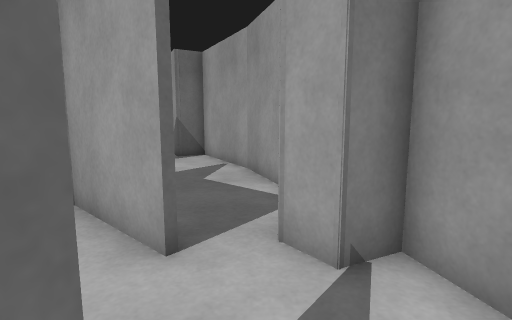
view 1 (above)

24 first-person views from a walk through a Gazebo world. The camera is 0.94 m above the floor, tilts 8° down and sees 80° across. The floor is counted in squares, 0.5 m on a side. Each view is taken from the middle of a square. On the plan, view 1 faces up. The plan holds only what a view shows up to about 16 squares ahead; the rest is blank. The place goes on beyond the plan. Robots are left out.

view 2
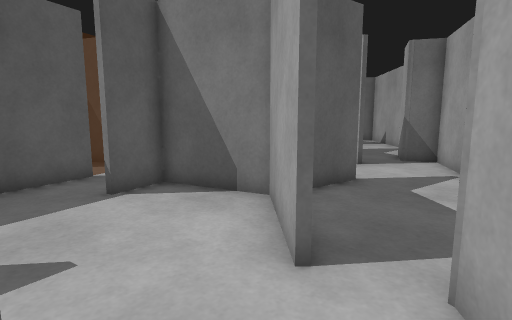

view 3
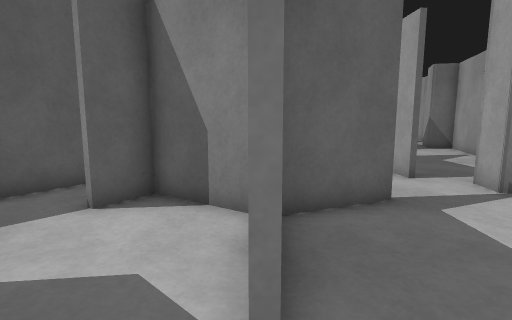

view 4
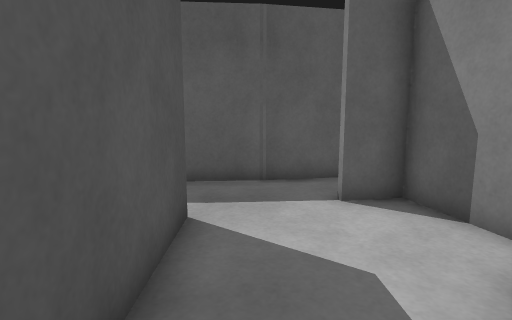

view 5
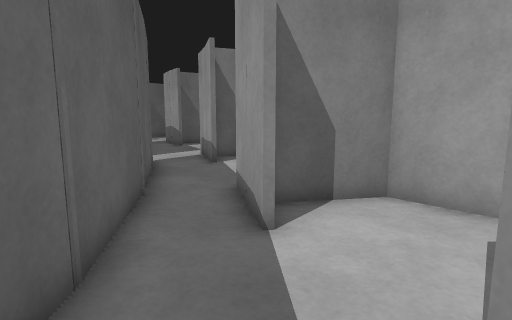

view 6
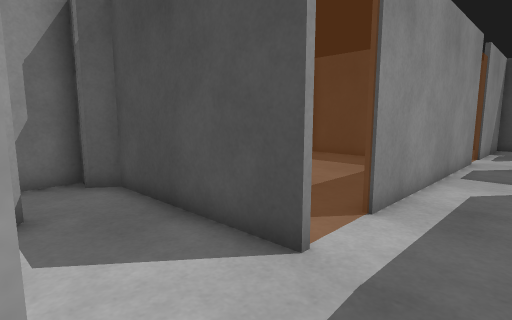

view 7
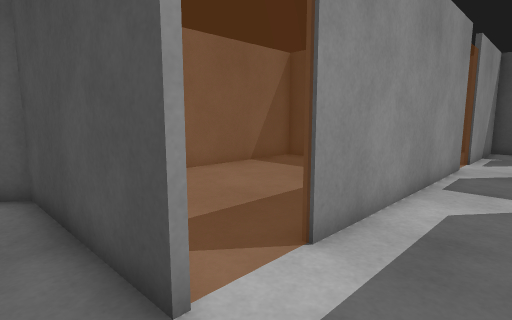

view 8
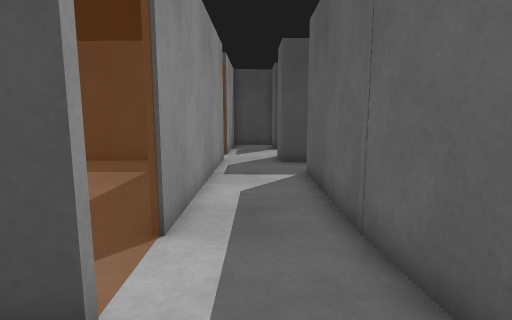

view 9
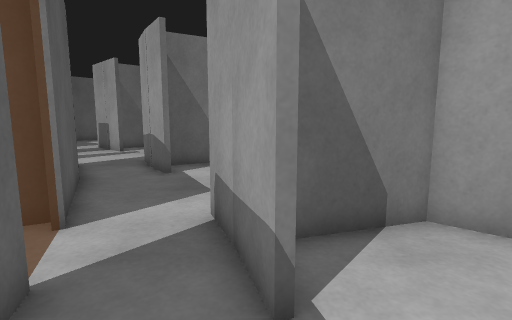

view 10
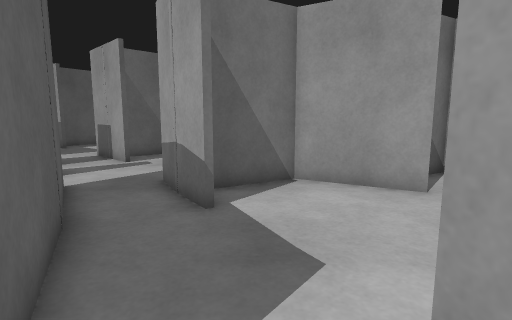

view 11
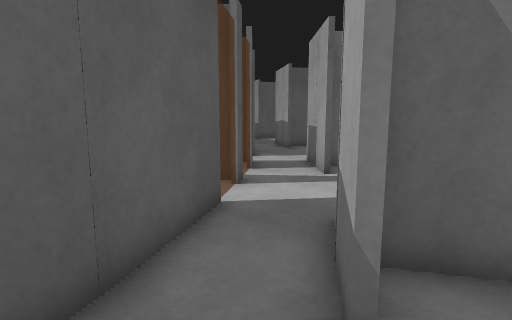

view 12
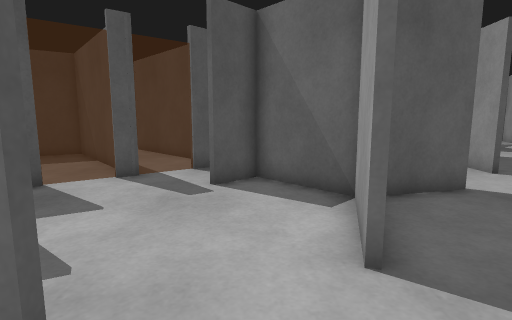

view 13
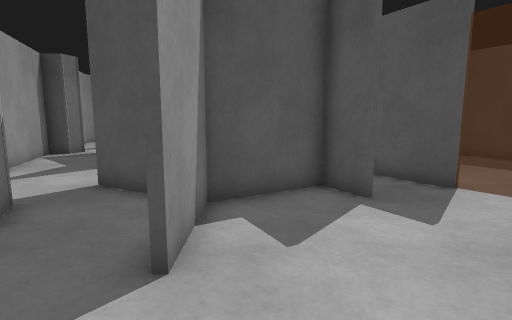

view 14
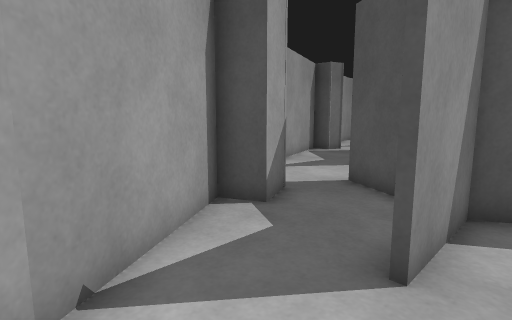

view 15
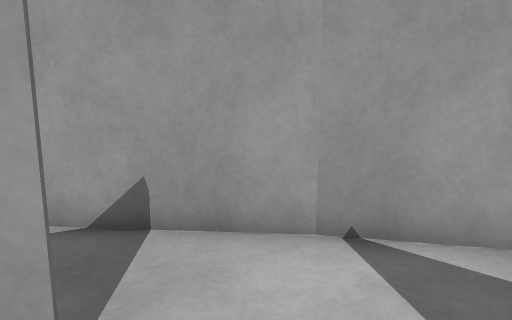

view 16
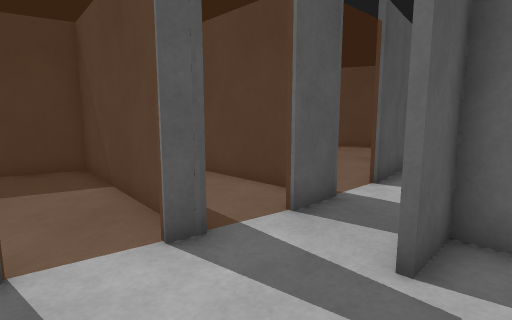

view 17
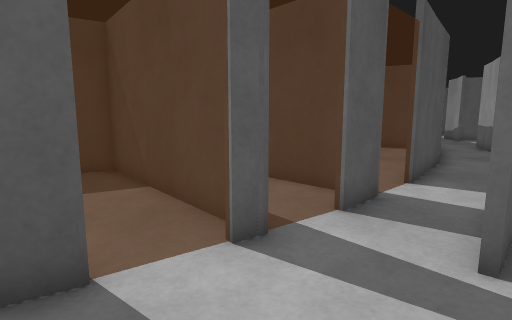

view 18
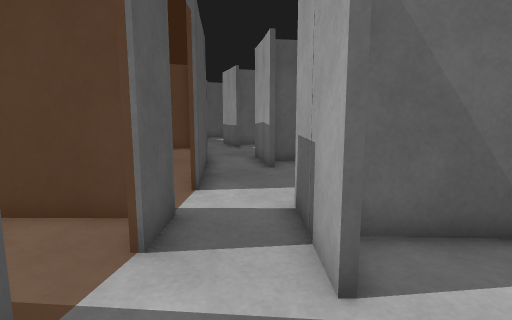

view 19
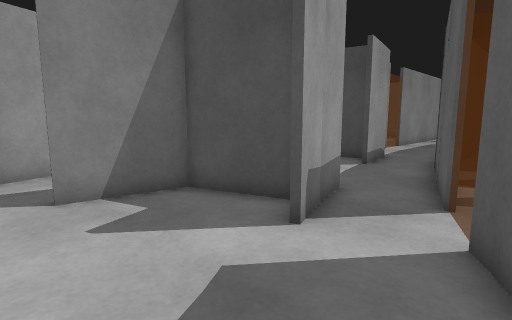

view 20
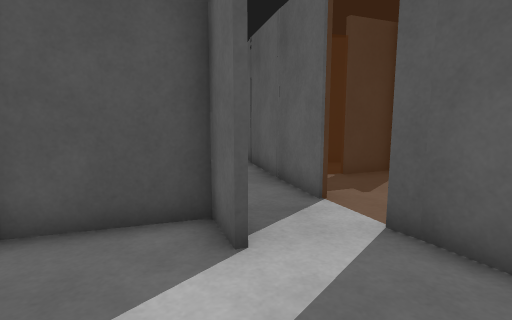

view 21
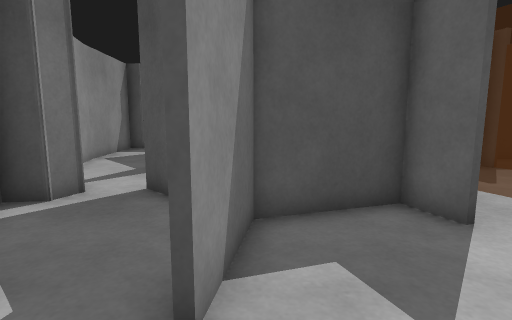

view 22
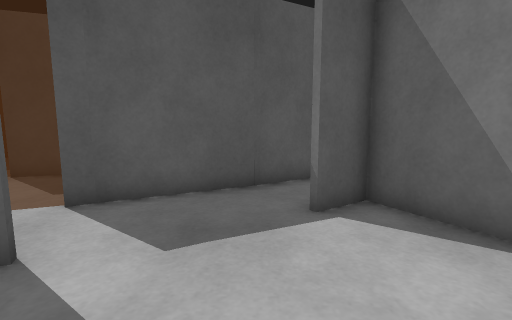

view 23
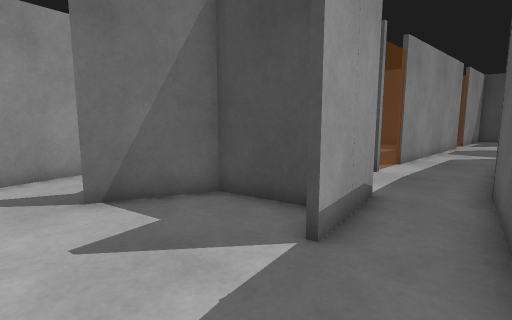

view 24
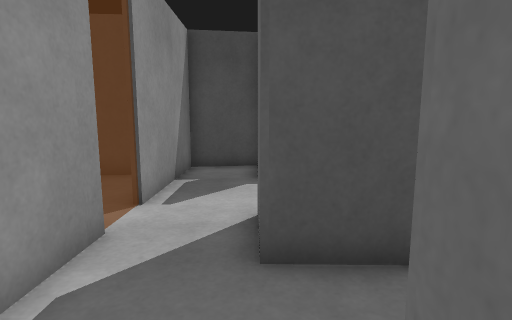

### Floor plan
Ten units are one square. View 1 is at (0, 0); x grows to the right and y downward. Boxes are objects, and circles mark ways between rooms. Rooms are numbered by the first view taken in them; rooms with no view inside come last. Other rooms are left out.
<svg viewBox="-229 -225 271 489">
<path fill="none" stroke="#000" d="M-40 -64 -35 -96M-19 -48 -10 -40M-32 -97 -36 -77M-72 -55 -40 -65M-77 -69 -72 -56M-76 -59 -79 -68M16 -54 -3 -112M-2 -111 -26 -153 -38 -146M-46 -124 -79 -143M-6 -11 -18 19M-64 -136 -45 -126M-100 -110 -110 -126M-78 -142 -109 -124M-108 -125 -99 -112M-124 -102 -105 -64M34 18 21 -41 10 -36 4 -45 7 -53M35 35 34 16M-4 35 -20 18M-36 73 24 72 28 64 37 66 35 35M-19 19 -50 25 -47 41M-70 56 -69 76M-72 47 -70 59M-81 177 -61 177M-35 176 -35 96M-67 97 -67 154M-69 76 -67 100M-67 -36 -71 -47M-46 23 -19 17 -8 -12M-84 -18 -72 47M-11 -39 -40 -64M-72 -56 -65 -36M-49 42 -56 7M-95 -41 -86 -14M-39 -64 -72 -53M-105 -64 -130 -51M-139 -36 -134 -23M-71 -47 -76 -59M-128 -3 -109 -11M-59 -206 -71 -220M-38 -146 -45 -162 -34 -167 -60 -207M-145 -177 -159 -191M-116 -141 -109 -127 -79 -144 -79 -177M-96 -203 -131 -214 -155 -190 -143 -178M-158 -153 -153 -146M-143 -132 -123 -99M-109 -124 -118 -140M-182 -180 -169 -168M-35 188 -35 176M-61 177 -59 197M-61 259 -35 255 -35 204M-181 -176 -224 -135"/>
<circle cx="20" cy="40" r="3" fill="#2a7"/>
<circle cx="-20" cy="-25" r="3" fill="#2a7"/>
<circle cx="-95" cy="-60" r="3" fill="#2a7"/>
<circle cx="-50" cy="-150" r="3" fill="#2a7"/>
<circle cx="-110" cy="-110" r="3" fill="#2a7"/>
<circle cx="-50" cy="70" r="3" fill="#2a7"/>
<circle cx="-60" cy="50" r="3" fill="#2a7"/>
<circle cx="-50" cy="180" r="3" fill="#2a7"/>
<circle cx="-80" cy="-40" r="3" fill="#2a7"/>
<circle cx="-82" cy="-198" r="3" fill="#2a7"/>
<text x="-30" y="-70">1</text>
<text x="-20" y="50">2</text>
<text x="-90" y="160">3</text>
<text x="-50" y="-10">4</text>
<text x="-110" y="-40">5</text>
<text x="-70" y="-180">6</text>
<text x="-120" y="-170">7</text>
<text x="-50" y="210">8</text>
<text x="-190" y="-140">9</text>
</svg>
Room 1 opens to room 2. Room 1 opens to room 4. Room 1 opens to room 5. Room 1 opens to room 6. Room 1 opens to room 7. Room 2 opens to room 3. Room 2 opens to room 4. Room 3 opens to room 8. Room 4 opens to room 5. Room 6 opens to room 7.

Where each view was taken, in squares from view 1:
view 1: 0 up, 0 right, facing up
view 2: 1 up, 1 right, facing up-left
view 3: 6 down, 2 right, facing up-left
view 4: 6 down, 2 right, facing left
view 5: 9 down, 5 left, facing up
view 6: 4 down, 6 left, facing down-right
view 7: 6 down, 6 left, facing down-right
view 8: 5 down, 5 left, facing down
view 9: 1 up, 7 left, facing up
view 10: 5 up, 9 left, facing up
view 11: 9 up, 9 left, facing up-left
view 12: 19 up, 6 left, facing left
view 13: 21 up, 9 left, facing down
view 14: 21 up, 9 left, facing down-right
view 15: 18 up, 10 left, facing up-right
view 16: 16 up, 11 left, facing left
view 17: 15 up, 11 left, facing left
view 18: 15 up, 13 left, facing up-left
view 19: 11 up, 11 left, facing down-right
view 20: 11 up, 8 left, facing down
view 21: 12 up, 4 left, facing down
view 22: 10 up, 4 left, facing left
view 23: 3 up, 8 left, facing down-right
view 24: 14 down, 6 left, facing down
